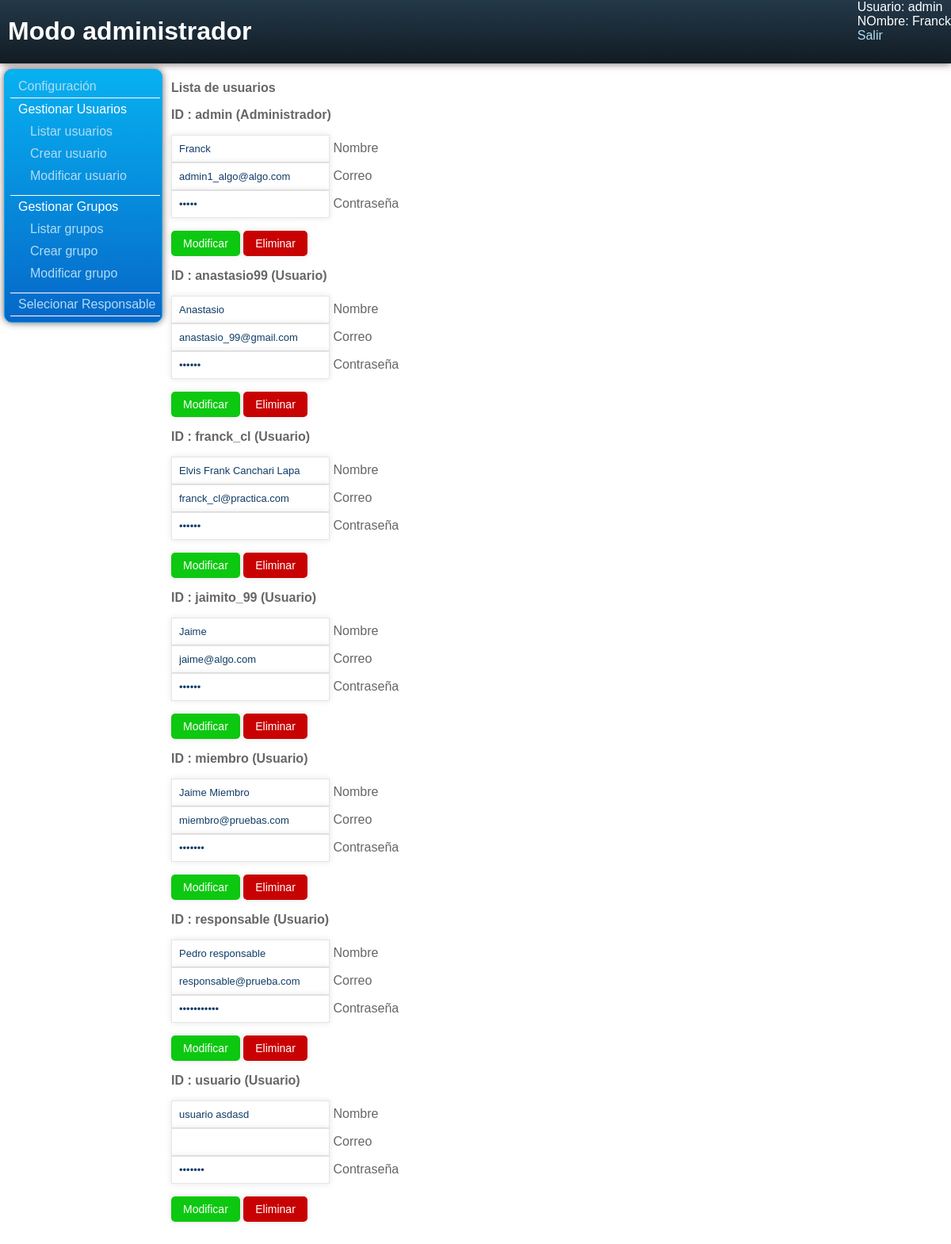
/administrador/modificar_usuario.php (signed in), run on the app's committed database.
### tables this page shows
CREATE TABLE IF NOT EXISTS `tusuario` (
  `idUsuario` varchar(20) NOT NULL,
  `nombre` varchar(50) NOT NULL,
  `pass` varchar(50) NOT NULL,
  `correo` varchar(50) NOT NULL,
  `esAdmin` tinyint(1) NOT NULL DEFAULT '0',
  PRIMARY KEY (`idUsuario`),
  UNIQUE KEY `correo` (`correo`)
);

### web/misFuncionesMySQL.php (called while the page is built, shortened)
<?php
	function realizaConsultaCompleta($consulta){
		@$SERVIDOR_MYSQL = 'localhost';
		@$USUARIO_MYSQL  = 'usuario';
		@$PASS_MYSQL     = '148240';
		@$BBDD_MYSQL     = 'bd_abel';
		@$coneccion = mysql_connect($SERVIDOR_MYSQL,$USUARIO_MYSQL,$PASS_MYSQL);
		if ($coneccion) {
			if(mysql_select_db($BBDD_MYSQL,$coneccion)){
				$respuesta = mysql_query($consulta,$coneccion);
				return $respuesta;
			}
			else{
				echo 'La base de datos <b>'.$BBDD_MYSQL.'</b> No existe<br />';
			}
		}
		else{
			die('NO HA PODIDO CONECTARSE AL SERVIDOR MySQL '.mysql_error());
		}
		return FALSE;
	}
	function obtenerTodosLosUsuarios(){
		$consulta ='SELECT * FROM tUsuario';
		return realizaConsultaCompleta($consulta);
	}
?>

### web/administrador/modificar_usuario.php (the view, shortened to what this page needs)
<?php
	@$idUsuario  = $_SESSION['idUsuario'];
	@$nombre     = $_SESSION['nombre'];
?>
<?php include("menu_administrador.php");?>
<?php include("../misFuncionesMySQL.php");?>
<html>
	<head>
        <link rel="stylesheet" href="../css/estilos.css">
	</head>
	<body>
    	<div class="cabecera">
            <div class="diseño"><h1>Modo administrador</h1></div>
            <div class="datos">
                Usuario: <?php echo $idUsuario; ?><br />
                NOmbre: <?php echo $nombre; ?><br />
                <a href="../salir.php">Salir</a>
        </div>
        </div>
        <div class="contenido">
            <div class="lateral">
                <div class="menu_cuadro"> <?php imprimirMenu(); ?></div>
            </div>
            <div class="medio">
                <p><b>Lista de usuarios</b></p>
				<?php
					$listaUsuarios = obtenerTodosLosUsuarios();
					$i=0;
					$form = "form";
					while($fila = mysql_fetch_array($listaUsuarios)){
						$form .= $i;
						$i++;
						$idUsuario_form = $fila['idUsuario'];
						$nombre_form    = $fila['nombre'];
						$correo_form    = $fila['correo'];
						$pass_form      = $fila['pass'];
						?>
						<p><b>
                        <?php
							echo 'ID : '.$idUsuario_form.' ';
							if($fila['esAdmin']==1) echo '(Administrador)';
							else echo '(Usuario)';
						?></b><br />
                        <form class="<?php $form ?>" action="modificar_usuario_datos.php" method="POST">
                        	<input type="text" name="nombre_form" value="<?php echo $nombre_form; ?>" />
                            <label for="name">Nombre</label><br />
                            <input type="text" name="correo_form" value="<?php echo $correo_form; ?>" />
                            <label for="name">Correo</label><br />
                            <input type="password" name="pass_form" value="<?php echo $pass_form; ?>" />
                            <label for="name">Contraseña</label>
                            <p class="form_envio" >
                            <input id="form_modificar" type="submit" name="boton" value="Modificar" />
                            <input id="form_eliminar" type="submit" name="boton" value="Eliminar" />
                            </p>
                        </form>
                        </p>
						<?php
					}
				?>
            </div>
        </div>
	</body>
</html>

### web/css/estilos.css (style rules this page uses)
body { font-family:Verdana, Tahoma, Arial, Helvetica, sans-serif; color:#666666; margin-bottom:0px; margin-top:0px; margin-left: 0px; margin-right: 0px; }
.cabecera { width:100%; height:80px; float:left; background-color: #121C23; background-image: -webkit-linear-gradient(#233849, #121C23); background-image: -moz-linear-gradient(top, #233849, #121C23); background-image: -o-linear-gradient(top, #233849, #121C23); -webkit-box-shadow: 0 0 10px #735f5f; -moz-box-shadow: 0 0 10px #735f5f; box-shadow: 0 0 10px #735f5f; color:#FFF; }
.datos { float:right; width:auto; height:100%; }
.diseño { padding-left:10px; height:100%; float:left; width:500px; }
.contenido { float:left; width:100%; }
.lateral { float:left; text-align:left; width:200px; height:100%; margin-top:5px; margin-left:5px; }
.menu_cuadro { width:auto; text-align:left; margin-left:auto; margin-right:auto; border: 1px solid #07B1F1; padding: 2px; margin-top:2px; background-color: #0667C8; background-image: -webkit-linear-gradient(#07B1F1, #0667C8); background-image: -moz-linear-gradient(top, #07B1F1, #0667C8); background-image: -o-linear-gradient(top, #07B1F1, #0667C8); -webkit-box-shadow: 0 0 10px #735f5f; -moz-box-shadow: 0 0 10px #735f5f; box-shadow: 0 0 10px #735f5f; -moz-border-radius: 10px; -webkit-border-radius: 10px; border-radius: 10px; color: #FFFFFF; }
a { text-decoration:none; color:#B1DCF5; }
a:link { text-decoration: none; color:#B1DCF5; }
.medio { position: absolute; margin-top:5px; top: 81px; right: 0; bottom: 0; left: 206px; height:100%; padding-left:10px; }
input, textarea { padding: 9px; border: solid 1px #E5E5E5; outline: 0; font: normal 13px/100% Verdana, Tahoma, sans-serif; box-shadow: rgba(0,0,0, 0.1) 0px 0px 8px; -moz-box-shadow: rgba(0,0,0, 0.1) 0px 0px 8px; -webkit-box-shadow: rgba(0,0,0, 0.1) 0px 0px 8px; width: 200px; background: #FFFFFF; color:#103C67; }
.form_envio input { width: auto; padding: 9px 15px; background: #0667C8; border: 0; font-size: 14px; color: #FFFFFF; -moz-border-radius: 5px; -webkit-border-radius: 5px; border-radius: 5px; }
#form_eliminar { background: #C80202; }
#form_modificar { background: #0DC811; }

### data on the page
tusuario: idUsuario "admin", esAdmin "(Administrador)", nombre_form "Franck", correo_form "admin1_algo@algo.com"
tusuario: idUsuario "anastasio99", esAdmin "(Usuario)", nombre_form "Anastasio", correo_form "anastasio_99@gmail.com"
tusuario: idUsuario "franck_cl", esAdmin "(Usuario)", nombre_form "Elvis Frank Canchari Lapa", correo_form "franck_cl@practica.com"
tusuario: idUsuario "jaimito_99", esAdmin "(Usuario)", nombre_form "Jaime", correo_form "jaime@algo.com"
tusuario: idUsuario "miembro", esAdmin "(Usuario)", nombre_form "Jaime Miembro", correo_form "miembro@pruebas.com"
tusuario: idUsuario "responsable", esAdmin "(Usuario)", nombre_form "Pedro responsable", correo_form "responsable@prueba.com"
tusuario: idUsuario "usuario", esAdmin "(Usuario)", nombre_form "usuario asdasd"

### other printed values
$idUsuario "admin"
$nombre "Franck"
